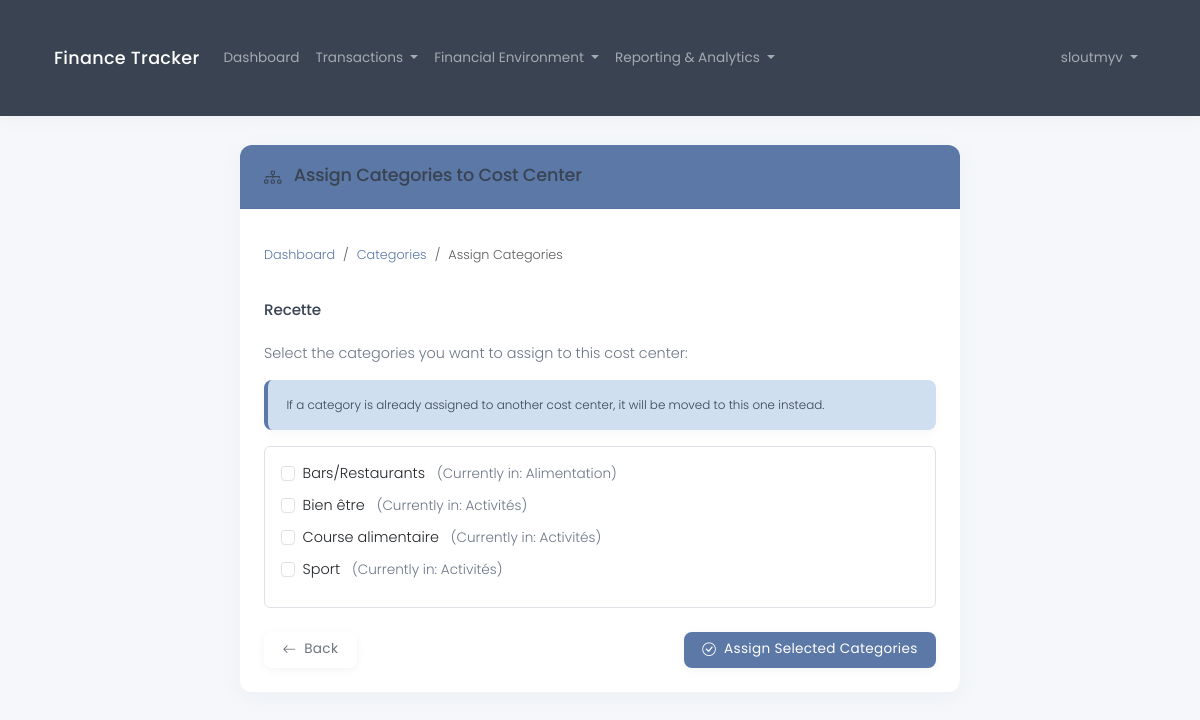
The page /en/financial/cost-center/4/assign/ (signed in) on the database as committed earlier.
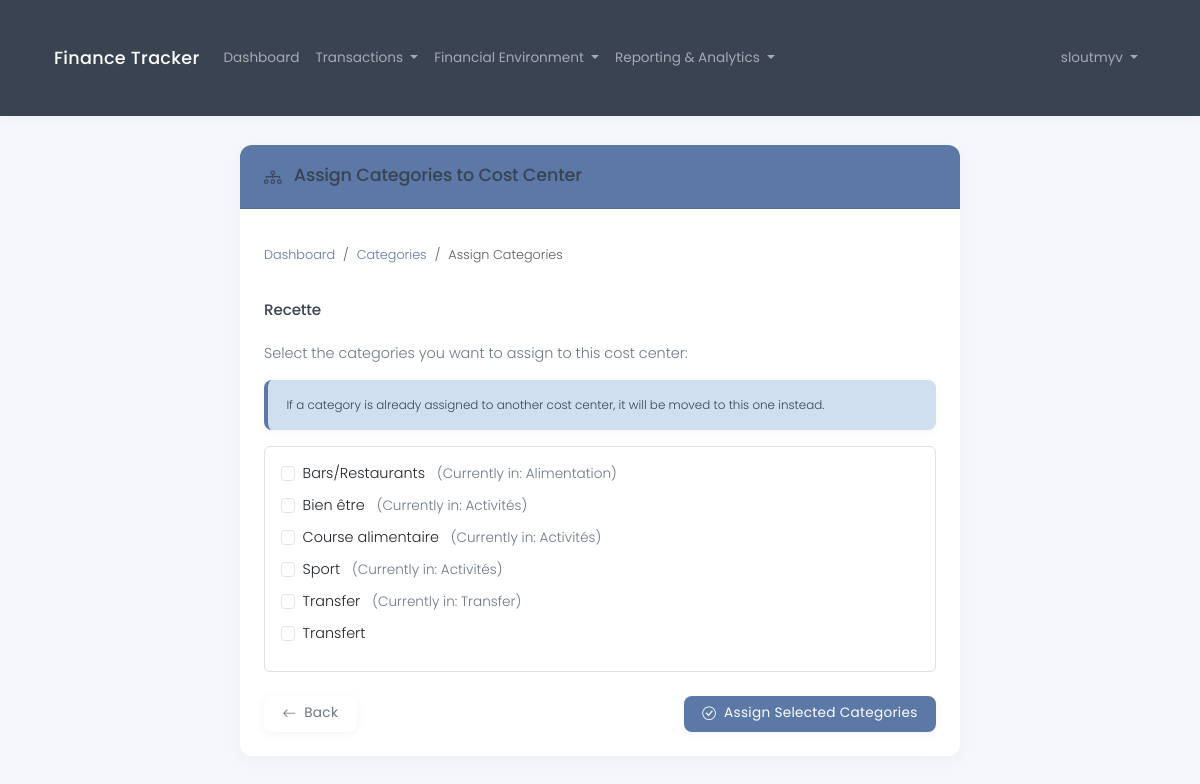
The same page on the database as committed later.
### core/models.py (models this page shows, shortened)
class TransactionCategory(models.Model):
    tax_household = models.ForeignKey(
        TaxHousehold,
        on_delete=models.CASCADE,
        related_name='transaction_categories',
        help_text=_("The tax household this category belongs to")
    )
    cost_center = models.ForeignKey(
        CostCenter,
        on_delete=models.SET_NULL,
        related_name='categories',
        null=True,
        blank=True,
        help_text=_("The cost center this category belongs to (optional)")
    )
    name = models.CharField(
        max_length=100,
        help_text=_("Category name")
    )
    created_at = models.DateTimeField(auto_now_add=True)
    updated_at = models.DateTimeField(auto_now=True)
    class Meta:
        ordering = ['name']
        verbose_name = _("Transaction Category")
        verbose_name_plural = _("Transaction Categories")

class CostCenter(models.Model):
    tax_household = models.ForeignKey(
        TaxHousehold,
        on_delete=models.CASCADE,
        related_name='cost_centers',
        help_text=_("The tax household this cost center belongs to")
    )
    name = models.CharField(
        max_length=100,
        help_text=_("Cost center name")
    )
    color = models.CharField(
        max_length=20,
        default="#7295d8",
        help_text=_("Color code for the cost center (hex format)")
    )
    created_at = models.DateTimeField(auto_now_add=True)
    updated_at = models.DateTimeField(auto_now=True)
    class Meta:
        ordering = ['name']
        verbose_name = _("Cost Center")
        verbose_name_plural = _("Cost Centers")

### core/views.py (the view, shortened to what this page needs)
# urls.py: path('financial/cost-center/<int:pk>/assign/', views.assign_categories_to_cost_center, name='cost_center_assign_categories'),
@login_required
def assign_categories_to_cost_center(request, pk):
    cost_center = get_object_or_404(CostCenter, pk=pk)
    if cost_center.tax_household.user != request.user:
        messages.error(request, "You don't have permission to modify this cost center.")
        return redirect('category_list')
    available_categories = TransactionCategory.objects.filter(
        tax_household=cost_center.tax_household
    ).exclude(
        cost_center=cost_center
    ).order_by('name')
    return render(request, 'financial/cost_center_assign_categories.html', {
        'cost_center': cost_center,
        'available_categories': available_categories
    })

### core/context_processors.py (called while the page is built)
def language_context(request):
    language_code = getattr(request, 'LANGUAGE_CODE', settings.LANGUAGE_CODE)
    return {
        'LANGUAGE_CODE': language_code,
        'LANGUAGES': settings.LANGUAGES,
    }

### templates/financial/cost_center_assign_categories.html (shortened to what this page needs)
{% extends 'base.html' %}
{% load i18n_extras %}
{% block content %}
<div class="row">
    <div class="col-md-8 offset-md-2">
        <div class="card">
            <div class="card-header bg-primary text-white">
                <h4 class="mb-0"><i class="bi bi-diagram-3 me-2"></i> {% translate_json "Assign Categories to Cost Center" %}</h4>
            </div>
            <div class="card-body">
                <nav aria-label="breadcrumb" class="mb-4">
                    <ol class="breadcrumb">
                        <li class="breadcrumb-item"><a href="{% url 'dashboard' %}">{% translate_json "Dashboard" %}</a></li>
                        <li class="breadcrumb-item"><a href="{% url 'category_list' %}">{% translate_json "Categories" %}</a></li>
                        <li class="breadcrumb-item active" aria-current="page">{% translate_json "Assign Categories" %}</li>
                    </ol>
                </nav>
                <div class="mb-4">
                    <div class="d-flex align-items-center mb-3">
                        <h5 class="mb-0">{{ cost_center.name }}</h5>
                    </div>
                </div>
                {% if available_categories %}
                    <form method="post">
                        <div class="mb-4">
                            <p>{% translate_json "Select the categories you want to assign to this cost center:" %}</p>
                            <div class="alert alert-info">
                                <small>{% translate_json "If a category is already assigned to another cost center, it will be moved to this one instead." %}</small>
                            </div>
                            <div class="border rounded p-3 mb-3" style="max-height: 300px; overflow-y: auto;">
                                {% for category in available_categories %}
                                    <div class="form-check mb-2">
                                        <input class="form-check-input" type="checkbox" name="categories" value="{{ category.id }}" id="category_{{ category.id }}">
                                        <label class="form-check-label" for="category_{{ category.id }}">
                                            {{ category.name }}
                                            {% if category.cost_center %}
                                                <span class="text-muted ms-2">({% translate_json "Currently in" %}: {{ category.cost_center.name }})</span>
                                            {% endif %}
                                        </label>
                                    </div>
                                {% endfor %}
                            </div>
                        </div>
                        <div class="d-flex justify-content-between">
                            <a href="{% url 'category_list' %}" class="btn btn-outline-secondary">
                                <i class="bi bi-arrow-left me-1"></i> {% translate_json "Back" %}
                            </a>
                            <button type="submit" class="btn btn-primary">
                                <i class="bi bi-check-circle me-1"></i> {% translate_json "Assign Selected Categories" %}
                            </button>
                        </div>
                    </form>
                {% endif %}
            </div>
        </div>
    </div>
</div>
{% endblock %}

Rows that differ between the two databases and show on the page:
added TransactionCategory: name "Transfer", cost_center.name "Transfer"
added TransactionCategory: name "Transfert"
